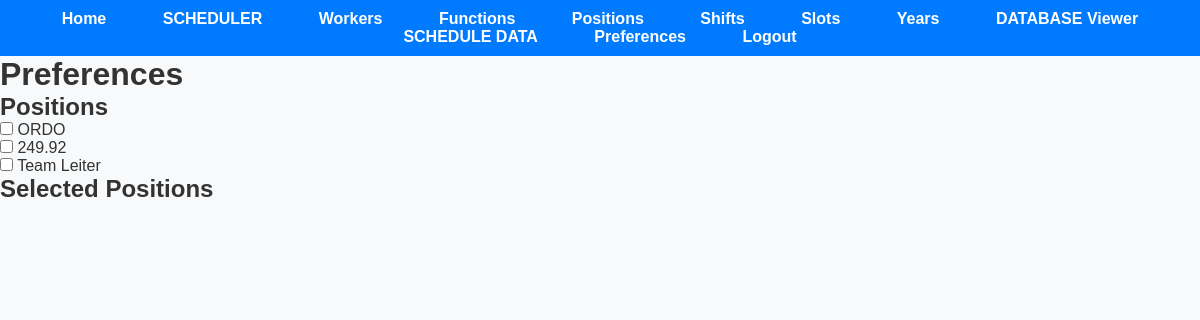
Before: /preferences (signed in) with the older database file.
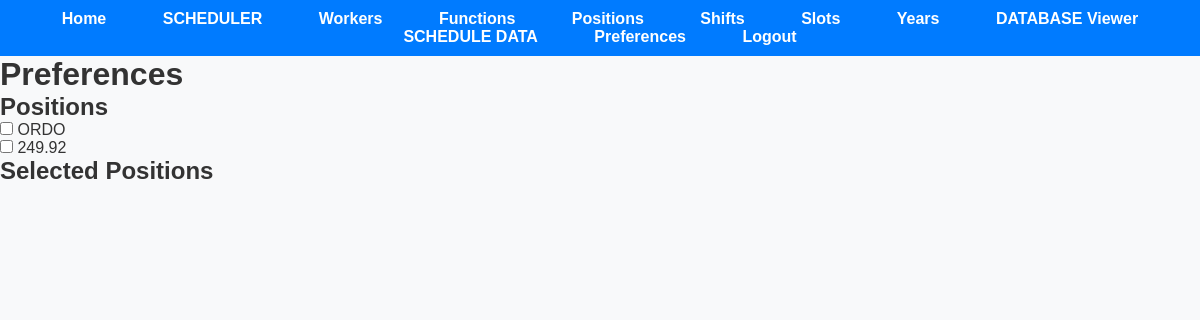
After: the same page with the newer database file.
### app.py (models this page shows)
class Position(db.Model):
    position_id = db.Column(db.Integer, primary_key=True)
    user_id = db.Column(db.Integer, nullable=False)
    name = db.Column(db.String(50), nullable=False)

### app.py (the view)
@app.route('/preferences', methods=['GET', 'POST'])
@employer_required
def preferences():
    if request.method == 'POST':
        position_name = request.form.get('position_name')
        new_position = Position(user_id=session['user_id'], name=position_name)
        db.session.add(new_position)
        db.session.commit()
        return redirect(url_for('preferences'))
    positions = Position.query.filter_by(user_id=session['user_id']).all()
    shifts = Shift.query.filter_by(user_id=session['user_id']).all()
    slots = Slot.query.filter_by(user_id=session['user_id']).all()
    return render_template('preferences.html', positions=positions, shifts=shifts, slots=slots)

### app.py (called while the page is built)
@login_manager.user_loader
def load_user(user_id):
    return User.query.get(int(user_id))

def employer_required(func):
    @wraps(func)
    def decorated_function(*args, **kwargs):
        if not current_user.is_authenticated:
            flash('You must be logged in to view this page.', 'error')
            return redirect(url_for('login'))
        if current_user.role != 'employer':
            flash('You do not have permission to view this page.', 'error')
            return redirect('/')
        return func(*args, **kwargs)
    return decorated_function

### templates/preferences.html (shortened to what this page needs)
<!DOCTYPE html>
<html lang="en">
<head>
    <link rel="stylesheet" href="{{ url_for('static', filename='styles.css') }}">
</head>
<body>
    {% include 'navbar.html' %}
    <h1>Preferences</h1>
    <h2>Positions</h2>
    <ul>
        {% for position in positions %}
        <li>
            <input type="checkbox" class="position-checkbox" value="{{ position.name }}" onclick="addSelectedPosition()">
            {{ position.name }}
        </li>
        {% endfor %}
    </ul>
    <h2>Selected Positions</h2>
</body>
</html>

Changed rows visible on the page:
removed Position: name "Team Leiter"
